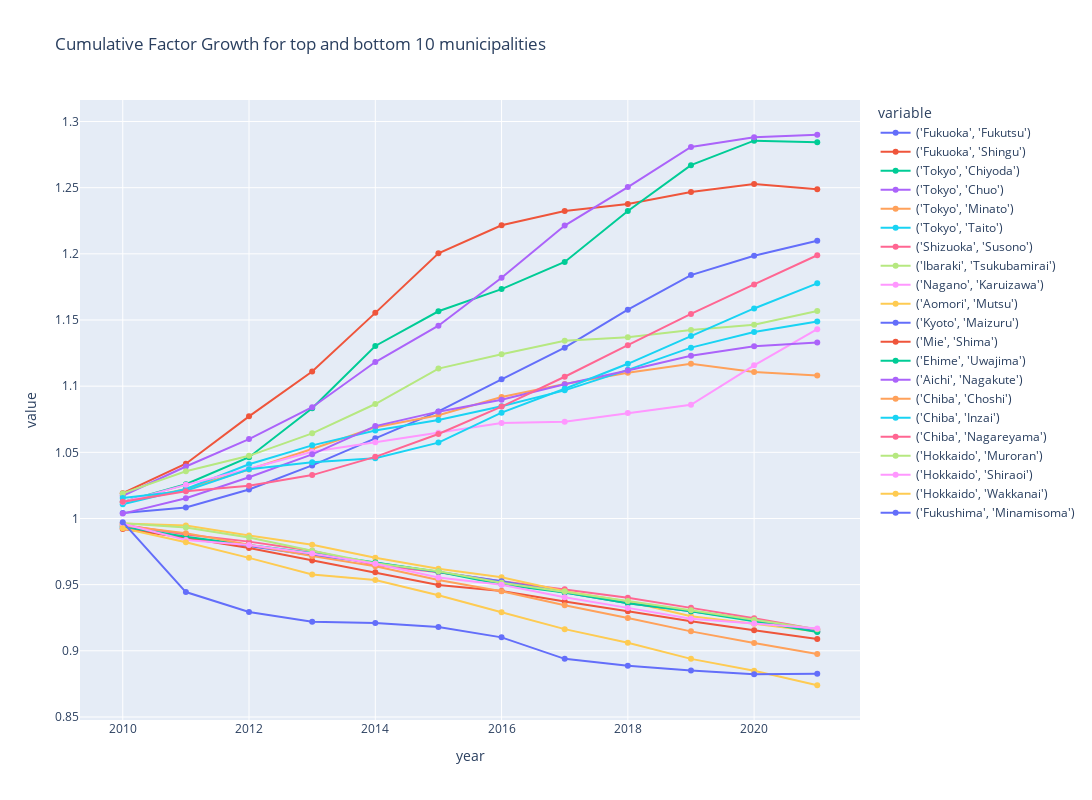

The code cell stored with this chart in its notebook:
### Code cell
plot_time_series(
    factor_growth_df.copy(),
    "factor_growth",
    group_by_columns,
    granularity_columns,
    f"Cumulative Factor Growth for top and bottom {return_n} municipalities",
    # visible="legendonly",
)

### Figure 1 — Plotly figure (JSON) as saved in the notebook; plotly's stock layout.template omitted (floating-point values rounded to 4 significant figures)
{"data": [{"hovertemplate": "variable=('Fukuoka', 'Fukutsu')<br>year=%{x}<br>value=%{y}<extra></extra>", "legendgroup": "('Fukuoka', 'Fukutsu')", "line": {"color": "#636efa", "dash": "solid"}, "marker": {"symbol": "circle"}, "mode": "lines+markers", "name": "('Fukuoka', 'Fukutsu')", "orientation": "v", "showlegend": true, "type": "scatter", "x": [2010, 2011, 2012, 2013, 2014, 2015, 2016, 2017, 2018, 2019, 2020, 2021], "xaxis": "x", "y": [1.004, 1.008, 1.022, 1.04, 1.061, 1.081, 1.105, 1.129, 1.158, 1.184, 1.199, 1.21], "yaxis": "y"}, {"hovertemplate": "variable=('Fukuoka', 'Shingu')<br>year=%{x}<br>value=%{y}<extra></extra>", "legendgroup": "('Fukuoka', 'Shingu')", "line": {"color": "#EF553B", "dash": "solid"}, "marker": {"symbol": "circle"}, "mode": "lines+markers", "name": "('Fukuoka', 'Shingu')", "orientation": "v", "showlegend": true, "type": "scatter", "x": [2010, 2011, 2012, 2013, 2014, 2015, 2016, 2017, 2018, 2019, 2020, 2021], "xaxis": "x", "y": [1.019, 1.041, 1.077, 1.111, 1.155, 1.2, 1.222, 1.232, 1.238, 1.247, 1.253, 1.249], "yaxis": "y"}, {"hovertemplate": "variable=('Tokyo', 'Chiyoda')<br>year=%{x}<br>value=%{y}<extra></extra>", "legendgroup": "('Tokyo', 'Chiyoda')", "line": {"color": "#00cc96", "dash": "solid"}, "marker": {"symbol": "circle"}, "mode": "lines+markers", "name": "('Tokyo', 'Chiyoda')", "orientation": "v", "showlegend": true, "type": "scatter", "x": [2010, 2011, 2012, 2013, 2014, 2015, 2016, 2017, 2018, 2019, 2020, 2021], "xaxis": "x", "y": [1.013, 1.026, 1.046, 1.083, 1.13, 1.157, 1.173, 1.194, 1.232, 1.267, 1.286, 1.284], "yaxis": "y"}, {"hovertemplate": "variable=('Tokyo', 'Chuo')<br>year=%{x}<br>value=%{y}<extra></extra>", "legendgroup": "('Tokyo', 'Chuo')", "line": {"color": "#ab63fa", "dash": "solid"}, "marker": {"symbol": "circle"}, "mode": "lines+markers", "name": "('Tokyo', 'Chuo')", "orientation": "v", "showlegend": true, "type": "scatter", "x": [2010, 2011, 2012, 2013, 2014, 2015, 2016, 2017, 2018, 2019, 2020, 2021], "xaxis": "x", "y": [1.017, 1.039, 1.06, 1.084, 1.118, 1.146, 1.182, 1.221, 1.25, 1.281, 1.288, 1.29], "yaxis": "y"}, {"hovertemplate": "variable=('Tokyo', 'Minato')<br>year=%{x}<br>value=%{y}<extra></extra>", "legendgroup": "('Tokyo', 'Minato')", "line": {"color": "#FFA15A", "dash": "solid"}, "marker": {"symbol": "circle"}, "mode": "lines+markers", "name": "('Tokyo', 'Minato')", "orientation": "v", "showlegend": true, "type": "scatter", "x": [2010, 2011, 2012, 2013, 2014, 2015, 2016, 2017, 2018, 2019, 2020, 2021], "xaxis": "x", "y": [1.012, 1.022, 1.037, 1.053, 1.069, 1.078, 1.092, 1.102, 1.11, 1.117, 1.111, 1.108], "yaxis": "y"}, {"hovertemplate": "variable=('Tokyo', 'Taito')<br>year=%{x}<br>value=%{y}<extra></extra>", "legendgroup": "('Tokyo', 'Taito')", "line": {"color": "#19d3f3", "dash": "solid"}, "marker": {"symbol": "circle"}, "mode": "lines+markers", "name": "('Tokyo', 'Taito')", "orientation": "v", "showlegend": true, "type": "scatter", "x": [2010, 2011, 2012, 2013, 2014, 2015, 2016, 2017, 2018, 2019, 2020, 2021], "xaxis": "x", "y": [1.011, 1.022, 1.041, 1.055, 1.067, 1.074, 1.085, 1.097, 1.112, 1.129, 1.141, 1.149], "yaxis": "y"}, {"hovertemplate": "variable=('Shizuoka', 'Susono')<br>year=%{x}<br>value=%{y}<extra></extra>", "legendgroup": "('Shizuoka', 'Susono')", "line": {"color": "#FF6692", "dash": "solid"}, "marker": {"symbol": "circle"}, "mode": "lines+markers", "name": "('Shizuoka', 'Susono')", "orientation": "v", "showlegend": true, "type": "scatter", "x": [2010, 2011, 2012, 2013, 2014, 2015, 2016, 2017, 2018, 2019, 2020, 2021], "xaxis": "x", "y": [0.9953, 0.9879, 0.9825, 0.9756, 0.9649, 0.9593, 0.9525, 0.9465, 0.9401, 0.9325, 0.9247, 0.9161], "yaxis": "y"}, {"hovertemplate": "variable=('Ibaraki', 'Tsukubamirai')<br>year=%{x}<br>value=%{y}<extra></extra>", "legendgroup": "('Ibaraki', 'Tsukubamirai')", "line": {"color": "#B6E880", "dash": "solid"}, "marker": {"symbol": "circle"}, "mode": "lines+markers", "name": "('Ibaraki', 'Tsukubamirai')", "orientation": "v", "showlegend": true, "type": "scatter", "x": [2010, 2011, 2012, 2013, 2014, 2015, 2016, 2017, 2018, 2019, 2020, 2021], "xaxis": "x", "y": [1.019, 1.036, 1.047, 1.064, 1.087, 1.113, 1.124, 1.134, 1.137, 1.142, 1.146, 1.157], "yaxis": "y"}, {"hovertemplate": "variable=('Nagano', 'Karuizawa')<br>year=%{x}<br>value=%{y}<extra></extra>", "legendgroup": "('Nagano', 'Karuizawa')", "line": {"color": "#FF97FF", "dash": "solid"}, "marker": {"symbol": "circle"}, "mode": "lines+markers", "name": "('Nagano', 'Karuizawa')", "orientation": "v", "showlegend": true, "type": "scatter", "x": [2010, 2011, 2012, 2013, 2014, 2015, 2016, 2017, 2018, 2019, 2020, 2021], "xaxis": "x", "y": [1.012, 1.025, 1.038, 1.05, 1.058, 1.065, 1.072, 1.073, 1.08, 1.086, 1.116, 1.143], "yaxis": "y"}, {"hovertemplate": "variable=('Aomori', 'Mutsu')<br>year=%{x}<br>value=%{y}<extra></extra>", "legendgroup": "('Aomori', 'Mutsu')", "line": {"color": "#FECB52", "dash": "solid"}, "marker": {"symbol": "circle"}, "mode": "lines+markers", "name": "('Aomori', 'Mutsu')", "orientation": "v", "showlegend": true, "type": "scatter", "x": [2010, 2011, 2012, 2013, 2014, 2015, 2016, 2017, 2018, 2019, 2020, 2021], "xaxis": "x", "y": [0.9963, 0.9947, 0.9871, 0.9801, 0.9704, 0.9621, 0.9555, 0.9449, 0.9372, 0.9261, 0.9205, 0.9145], "yaxis": "y"}, {"hovertemplate": "variable=('Kyoto', 'Maizuru')<br>year=%{x}<br>value=%{y}<extra></extra>", "legendgroup": "('Kyoto', 'Maizuru')", "line": {"color": "#636efa", "dash": "solid"}, "marker": {"symbol": "circle"}, "mode": "lines+markers", "name": "('Kyoto', 'Maizuru')", "orientation": "v", "showlegend": true, "type": "scatter", "x": [2010, 2011, 2012, 2013, 2014, 2015, 2016, 2017, 2018, 2019, 2020, 2021], "xaxis": "x", "y": [0.9931, 0.9856, 0.9792, 0.9721, 0.9665, 0.9598, 0.9526, 0.9441, 0.9359, 0.9299, 0.9233, 0.9145], "yaxis": "y"}, {"hovertemplate": "variable=('Mie', 'Shima')<br>year=%{x}<br>value=%{y}<extra></extra>", "legendgroup": "('Mie', 'Shima')", "line": {"color": "#EF553B", "dash": "solid"}, "marker": {"symbol": "circle"}, "mode": "lines+markers", "name": "('Mie', 'Shima')", "orientation": "v", "showlegend": true, "type": "scatter", "x": [2010, 2011, 2012, 2013, 2014, 2015, 2016, 2017, 2018, 2019, 2020, 2021], "xaxis": "x", "y": [0.992, 0.9854, 0.9777, 0.9683, 0.9593, 0.9497, 0.9452, 0.9372, 0.9299, 0.9223, 0.9156, 0.9089], "yaxis": "y"}, {"hovertemplate": "variable=('Ehime', 'Uwajima')<br>year=%{x}<br>value=%{y}<extra></extra>", "legendgroup": "('Ehime', 'Uwajima')", "line": {"color": "#00cc96", "dash": "solid"}, "marker": {"symbol": "circle"}, "mode": "lines+markers", "name": "('Ehime', 'Uwajima')", "orientation": "v", "showlegend": true, "type": "scatter", "x": [2010, 2011, 2012, 2013, 2014, 2015, 2016, 2017, 2018, 2019, 2020, 2021], "xaxis": "x", "y": [0.994, 0.9863, 0.98, 0.9739, 0.9667, 0.9598, 0.9501, 0.9441, 0.9359, 0.9299, 0.9223, 0.9141], "yaxis": "y"}, {"hovertemplate": "variable=('Aichi', 'Nagakute')<br>year=%{x}<br>value=%{y}<extra></extra>", "legendgroup": "('Aichi', 'Nagakute')", "line": {"color": "#ab63fa", "dash": "solid"}, "marker": {"symbol": "circle"}, "mode": "lines+markers", "name": "('Aichi', 'Nagakute')", "orientation": "v", "showlegend": true, "type": "scatter", "x": [2010, 2011, 2012, 2013, 2014, 2015, 2016, 2017, 2018, 2019, 2020, 2021], "xaxis": "x", "y": [1.004, 1.015, 1.031, 1.048, 1.07, 1.081, 1.09, 1.101, 1.112, 1.123, 1.13, 1.133], "yaxis": "y"}, {"hovertemplate": "variable=('Chiba', 'Choshi')<br>year=%{x}<br>value=%{y}<extra></extra>", "legendgroup": "('Chiba', 'Choshi')", "line": {"color": "#FFA15A", "dash": "solid"}, "marker": {"symbol": "circle"}, "mode": "lines+markers", "name": "('Chiba', 'Choshi')", "orientation": "v", "showlegend": true, "type": "scatter", "x": [2010, 2011, 2012, 2013, 2014, 2015, 2016, 2017, 2018, 2019, 2020, 2021], "xaxis": "x", "y": [0.9946, 0.9889, 0.9802, 0.9716, 0.9639, 0.9536, 0.9449, 0.9345, 0.9248, 0.9147, 0.9058, 0.8976], "yaxis": "y"}, {"hovertemplate": "variable=('Chiba', 'Inzai')<br>year=%{x}<br>value=%{y}<extra></extra>", "legendgroup": "('Chiba', 'Inzai')", "line": {"color": "#19d3f3", "dash": "solid"}, "marker": {"symbol": "circle"}, "mode": "lines+markers", "name": "('Chiba', 'Inzai')", "orientation": "v", "showlegend": true, "type": "scatter", "x": [2010, 2011, 2012, 2013, 2014, 2015, 2016, 2017, 2018, 2019, 2020, 2021], "xaxis": "x", "y": [1.016, 1.021, 1.037, 1.043, 1.046, 1.057, 1.08, 1.098, 1.117, 1.138, 1.159, 1.178], "yaxis": "y"}, {"hovertemplate": "variable=('Chiba', 'Nagareyama')<br>year=%{x}<br>value=%{y}<extra></extra>", "legendgroup": "('Chiba', 'Nagareyama')", "line": {"color": "#FF6692", "dash": "solid"}, "marker": {"symbol": "circle"}, "mode": "lines+markers", "name": "('Chiba', 'Nagareyama')", "orientation": "v", "showlegend": true, "type": "scatter", "x": [2010, 2011, 2012, 2013, 2014, 2015, 2016, 2017, 2018, 2019, 2020, 2021], "xaxis": "x", "y": [1.013, 1.021, 1.025, 1.033, 1.047, 1.064, 1.085, 1.107, 1.131, 1.155, 1.177, 1.199], "yaxis": "y"}, {"hovertemplate": "variable=('Hokkaido', 'Muroran')<br>year=%{x}<br>value=%{y}<extra></extra>", "legendgroup": "('Hokkaido', 'Muroran')", "line": {"color": "#B6E880", "dash": "solid"}, "marker": {"symbol": "circle"}, "mode": "lines+markers", "name": "('Hokkaido', 'Muroran')", "orientation": "v", "showlegend": true, "type": "scatter", "x": [2010, 2011, 2012, 2013, 2014, 2015, 2016, 2017, 2018, 2019, 2020, 2021], "xaxis": "x", "y": [0.9964, 0.9932, 0.9857, 0.9756, 0.9662, 0.9601, 0.9514, 0.9447, 0.9377, 0.9306, 0.9234, 0.9164], "yaxis": "y"}, {"hovertemplate": "variable=('Hokkaido', 'Shiraoi')<br>year=%{x}<br>value=%{y}<extra></extra>", "legendgroup": "('Hokkaido', 'Shiraoi')", "line": {"color": "#FF97FF", "dash": "solid"}, "marker": {"symbol": "circle"}, "mode": "lines+markers", "name": "('Hokkaido', 'Shiraoi')", "orientation": "v", "showlegend": true, "type": "scatter", "x": [2010, 2011, 2012, 2013, 2014, 2015, 2016, 2017, 2018, 2019, 2020, 2021], "xaxis": "x", "y": [0.9961, 0.9838, 0.98, 0.9735, 0.9658, 0.9555, 0.9499, 0.9405, 0.9324, 0.9242, 0.9206, 0.9168], "yaxis": "y"}, {"hovertemplate": "variable=('Hokkaido', 'Wakkanai')<br>year=%{x}<br>value=%{y}<extra></extra>", "legendgroup": "('Hokkaido', 'Wakkanai')", "line": {"color": "#FECB52", "dash": "solid"}, "marker": {"symbol": "circle"}, "mode": "lines+markers", "name": "('Hokkaido', 'Wakkanai')", "orientation": "v", "showlegend": true, "type": "scatter", "x": [2010, 2011, 2012, 2013, 2014, 2015, 2016, 2017, 2018, 2019, 2020, 2021], "xaxis": "x", "y": [0.9927, 0.982, 0.9702, 0.9577, 0.9535, 0.942, 0.9292, 0.9164, 0.9061, 0.8939, 0.8849, 0.874], "yaxis": "y"}, {"hovertemplate": "variable=('Fukushima', 'Minamisoma')<br>year=%{x}<br>value=%{y}<extra></extra>", "legendgroup": "('Fukushima', 'Minamisoma')", "line": {"color": "#636efa", "dash": "solid"}, "marker": {"symbol": "circle"}, "mode": "lines+markers", "name": "('Fukushima', 'Minamisoma')", "orientation": "v", "showlegend": true, "type": "scatter", "x": [2010, 2011, 2012, 2013, 2014, 2015, 2016, 2017, 2018, 2019, 2020, 2021], "xaxis": "x", "y": [0.9972, 0.9444, 0.9294, 0.9221, 0.921, 0.918, 0.9102, 0.8939, 0.8888, 0.8852, 0.8823, 0.8826], "yaxis": "y"}], "layout": {"autosize": false, "height": 800, "hovermode": "closest", "legend": {"title": {"text": "variable"}, "tracegroupgap": 0}, "title": {"text": "Cumulative Factor Growth for top and bottom 10 municipalities"}, "width": 1600, "xaxis": {"anchor": "y", "domain": [0, 1], "title": {"text": "year"}}, "yaxis": {"anchor": "x", "domain": [0, 1], "title": {"text": "value"}}}}
